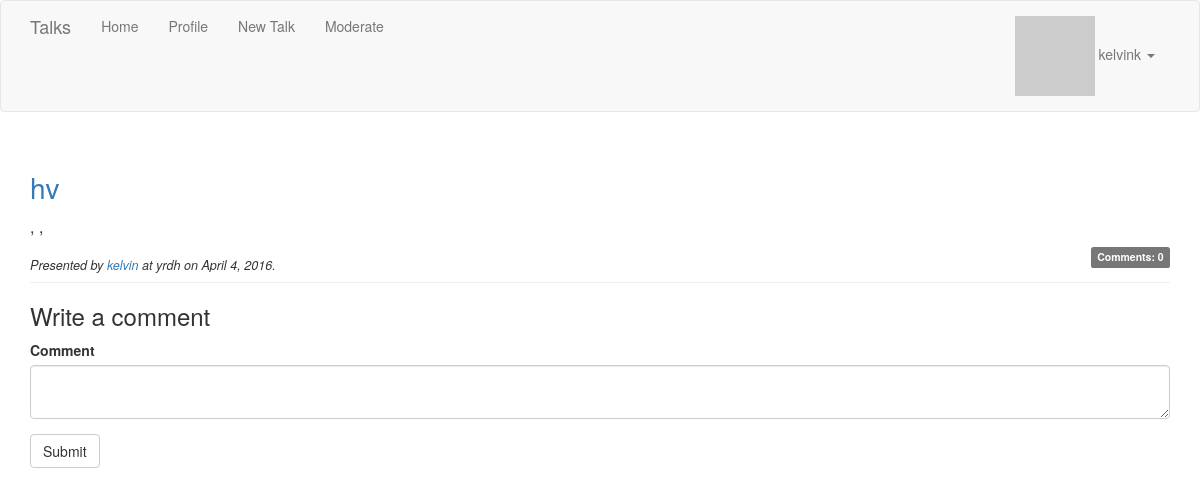
Page /talk/1 (signed in) on the committed database.
### app/models.py (models this page shows, shortened)
class User(UserMixin, db.Model):
    __tablename__ = 'users'
    id = db.Column(db.Integer, primary_key=True)
    email = db.Column(db.String(64),
                      nullable=False, unique=True, index=True)
    username = db.Column(db.String(64),
                         nullable=False, unique=True, index=True)
    is_admin = db.Column(db.Boolean)
    password_hash = db.Column(db.String(128))
    name = db.Column(db.String(64))
    location = db.Column(db.String(64))
    bio = db.Column(db.Text())
    member_since = db.Column(db.DateTime(), default=datetime.utcnow)
    avatar_hash = db.Column(db.String(32))
    talks = db.relationship('Talk', lazy='dynamic', backref='author')  # lazy makes talks query not list
    comments = db.relationship('Comment', lazy='dynamic', backref='author')
    @property
    def password(self):  # made it pprty so that i can say user.password=? so that it looks like a member var
        raise AttributeError('password is not a readable attribute')  # getter of pperty returns attribute error
    def gravatar(self, size=100, default='identicon', rating='g'):
        if request.is_secure:
            url = 'https://secure.gravatar.com/avatar'
        else:
            url = 'http://www.gravatar.com/avatar'
        hash = self.avatar_hash or \
               hashlib.md5(self.email.encode('utf-8')).hexdigest()
        return '{url}/{hash}?s={size}&d={default}&r={rating}'.format(
            url=url, hash=hash, size=size, default=default, rating=rating)
    def for_moderation(self, admin=False):
        if admin and self.is_admin:
            return Comment.for_moderation()
        return Comment.query.join(Talk, Comment.talk_id == Talk.id). \
            filter(Talk.author == self).filter(Comment.approved == False)
    def get_api_token(self, expiration=300):  # produces a token for user,5min exp,
        s = Serializer(current_app.config['SECRET_KEY'], expiration)
        return s.dumps({'user': self.id}).decode('utf-8')

class Talk(db.Model):
    __tablename__ = 'talks'
    id = db.Column(db.Integer, primary_key=True)
    title = db.Column(db.String(128), nullable=False)
    description = db.Column(db.Text)
    slides = db.Column(db.Text())
    video = db.Column(db.Text())
    user_id = db.Column(db.Integer, db.ForeignKey('users.id'))
    venue = db.Column(db.String(128))
    venue_url = db.Column(db.String(128))
    date = db.Column(db.DateTime())
    comments = db.relationship('Comment', lazy='dynamic', backref='talk')
    emails = db.relationship('PendingEmail', lazy='dynamic', backref='talk')
    def approved_comments(self):
        return self.comments.filter_by(approved=True)

### app/talks/routes.py (the view, shortened to what this page needs)
@talks.route('/talk/<int:id>', methods=['GET', 'POST'])
def talk(id):
    talk = Talk.query.get_or_404(id)
    comment = None
    if current_user.is_authenticated:
        form = PresenterCommentForm()
        if form.validate_on_submit():
            comment = Comment(body=form.body.data,
                              talk=talk,
                              author=current_user,
                              notify=False, approved=True)
    if talk.author == current_user or \
            (current_user.is_authenticated and current_user.is_admin):
        comments_query = talk.comments
    else:
        comments_query = talk.approved_comments()
    page = request.args.get('page', 1, type=int)
    pagination = comments_query.order_by(Comment.timestamp.asc()).paginate(
        page, per_page=current_app.config['COMMENTS_PER_PAGE'],
        error_out=False)
    comments = pagination.items
    headers = {}
    if current_user.is_authenticated:
        headers['X-XSS-Protection'] = '0'
    return render_template('talks/talk.html', talk=talk, form=form,
                           comments=comments, pagination=pagination), \
           200, headers

### app/talks/forms.py
class PresenterCommentForm(Form):
    body = PageDownField('Comment', validators=[DataRequired()])
    submit = SubmitField('Submit')

### app/models.py (called while the page is built)
@login_manager.user_loader  # flogin doesnt know anything about our objects,,we give it a user loader callback,so that when it needs to load the user
def user_loader(user_id):  # we provide function that does that work,flask knows how to load users
    return User.query.get(int(user_id))  # comes as unicode

### app/templates/talks/talk.html (shortened to what this page needs)
{% extends "base.html" %}
{% import "bootstrap/wtf.html" as wtf %}
{% block page_content %}
<div class="page-header">
    {% include "talks/_talk_header.html" %}
</div>
<h3 id="comment-form">Write a comment</h3>
{{ wtf.quick_form(form, action='#comment-form') }}
{% endblock %}

### app/templates/base.html (shortened to what this page needs)
{% extends "bootstrap/base.html" %}
{% block head %}
{{ super() }}
<link rel="stylesheet" type="text/css" href="{{ url_for('static', filename='styles.css') }}">
{% endblock %}
{% block navbar %}
<div class="navbar navbar-default" role="navigation">
    <div class="container">
        <div class="navbar-header">
            <a class="navbar-brand" href="{{ url_for('talks.index') }}">Talks</a>
        </div>
        <div class="collapse navbar-collapse" id="bs-example-navbar-collapse-1">
            <ul class="nav navbar-nav">
                <li><a href="{{ url_for('talks.index') }}">Home</a></li>
                {% if current_user.is_authenticated %}
                <li><a href="{{ url_for('talks.user', username=current_user.username) }}">Profile</a></li>
                <li><a href="{{ url_for('talks.new_talk') }}">New Talk</a></li>
                {% set moderation_count = current_user.for_moderation().count() %}
                <li>
                    <a href="{{ url_for('talks.moderate') }}">Moderate
                    </a>
                </li>
                {% endif %}
            </ul>
            <ul class="nav navbar-nav navbar-right">
                {% if not current_user.is_authenticated %}
                <li><a href="{{ url_for('auth.login') }}">Presenter Login</a></li>
                {% else %}
                <li class="dropdown">
                    <a href="#" class="dropdown-toggle" data-toggle="dropdown"><img src="{{ current_user.gravatar(size=18) }}"> {{ current_user.username }} <b class="caret"></b></a>
                </li>
                {% endif %}
            </ul>
        </div>
    </div>
</div>
{% endblock %}
{% block content %}
<div class="container">
    {% block page_content %}{% endblock %}
</div>
{% endblock %}

### app/templates/talks/_talk_header.html (shortened to what this page needs)
<div class="talk-header">
    <h2><a href="{{ url_for('talks.talk', id=talk.id) }}">{{ talk.title }}</a></h2>
    <h3>{{ talk.description }}</h3>
    <div class="pull-right"><a href="{{ url_for('talks.talk', id=talk.id) }}#comments"><span class="label label-default">Comments: {{ talk.approved_comments().count() }}</span></a></div>
    <p>
        Presented by <a href="{{ url_for('talks.user', username=talk.author.username) }}">{{ talk.author.username }}</a> at
        {% if talk.venue_url %}
            <a href="{{ talk.venue_url }}">{{ talk.venue }}</a>
        {% else %}
            {{ talk.venue }}
        {% endif %}
        on {{ moment(talk.date, local=True).format('LL') }}.
    </p>
</div>

### app/static/styles.css (style rules this page uses)
div.talk-header h2 { font-size: 200%; margin: 5px 0px 15px 0px; }
div.talk-header h3 { font-size: 115%; margin: 0px 0px 10px 0px; }
div.talk-header p { font-size: 90%; font-style: italic; margin: 20px 0px 0px 0px; }

### rows in the picture
User: username "kelvink"
Talk: title "hv", description ", ,", venue "yrdh", date "April 4, 2016"
User: author.username "kelvin"

### other values in the picture
{{ talk.approved_comments().count() }} "0"
